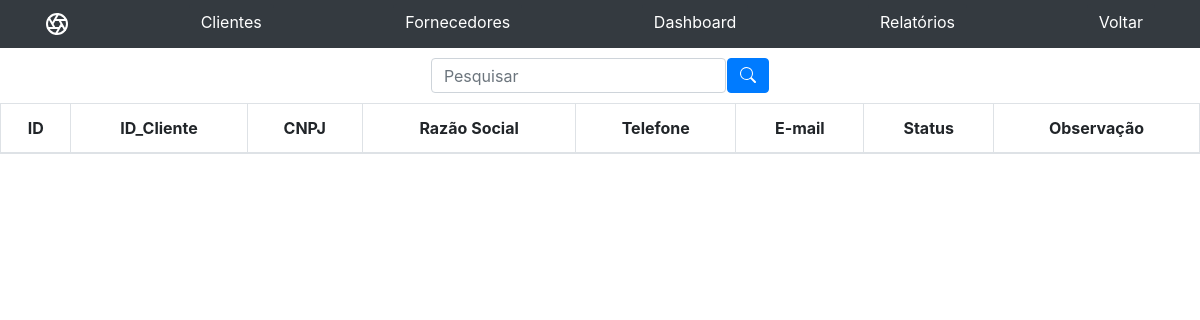
/diretor/view.listaC.php, run on an earlier commit of the app's database.
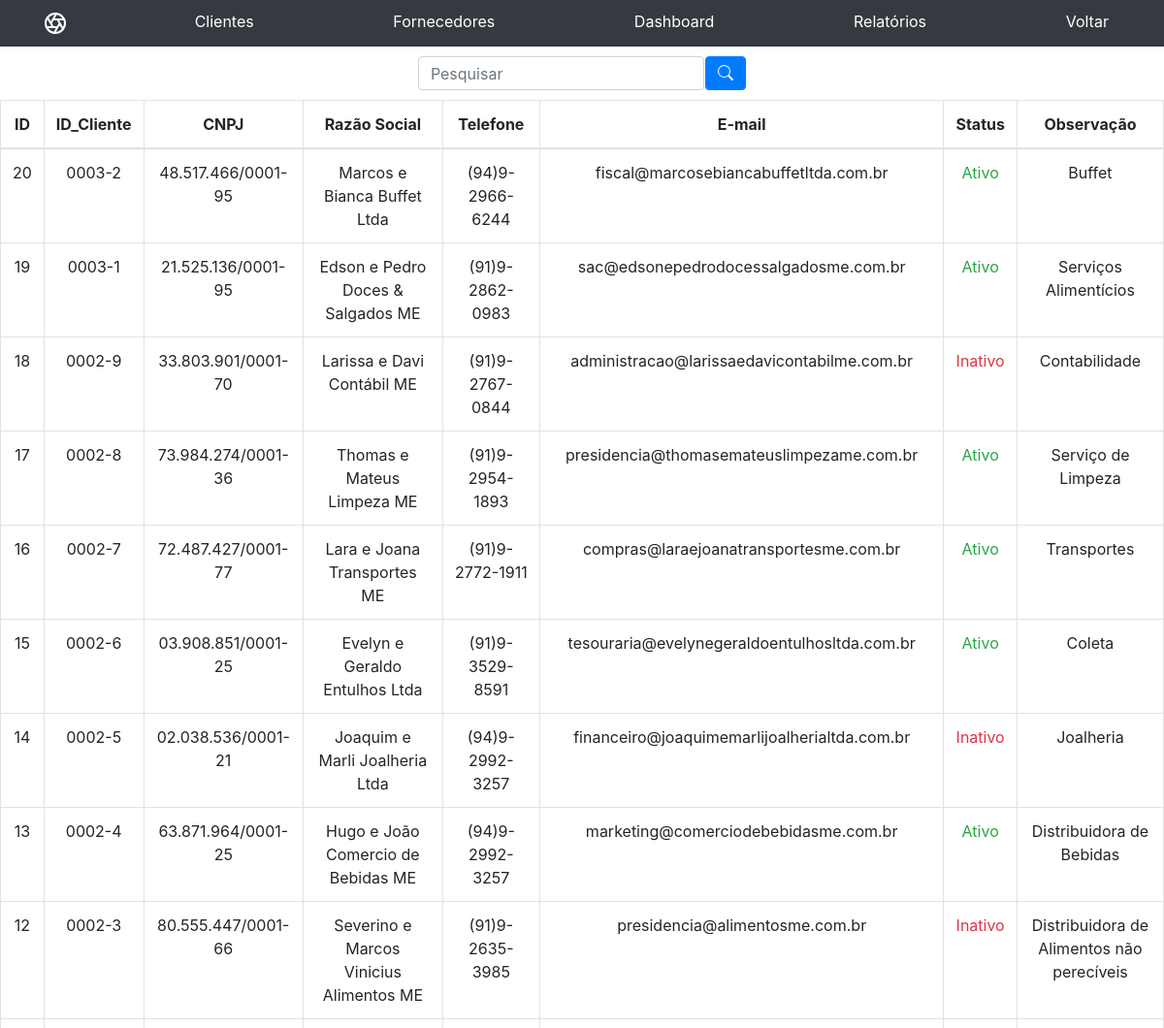
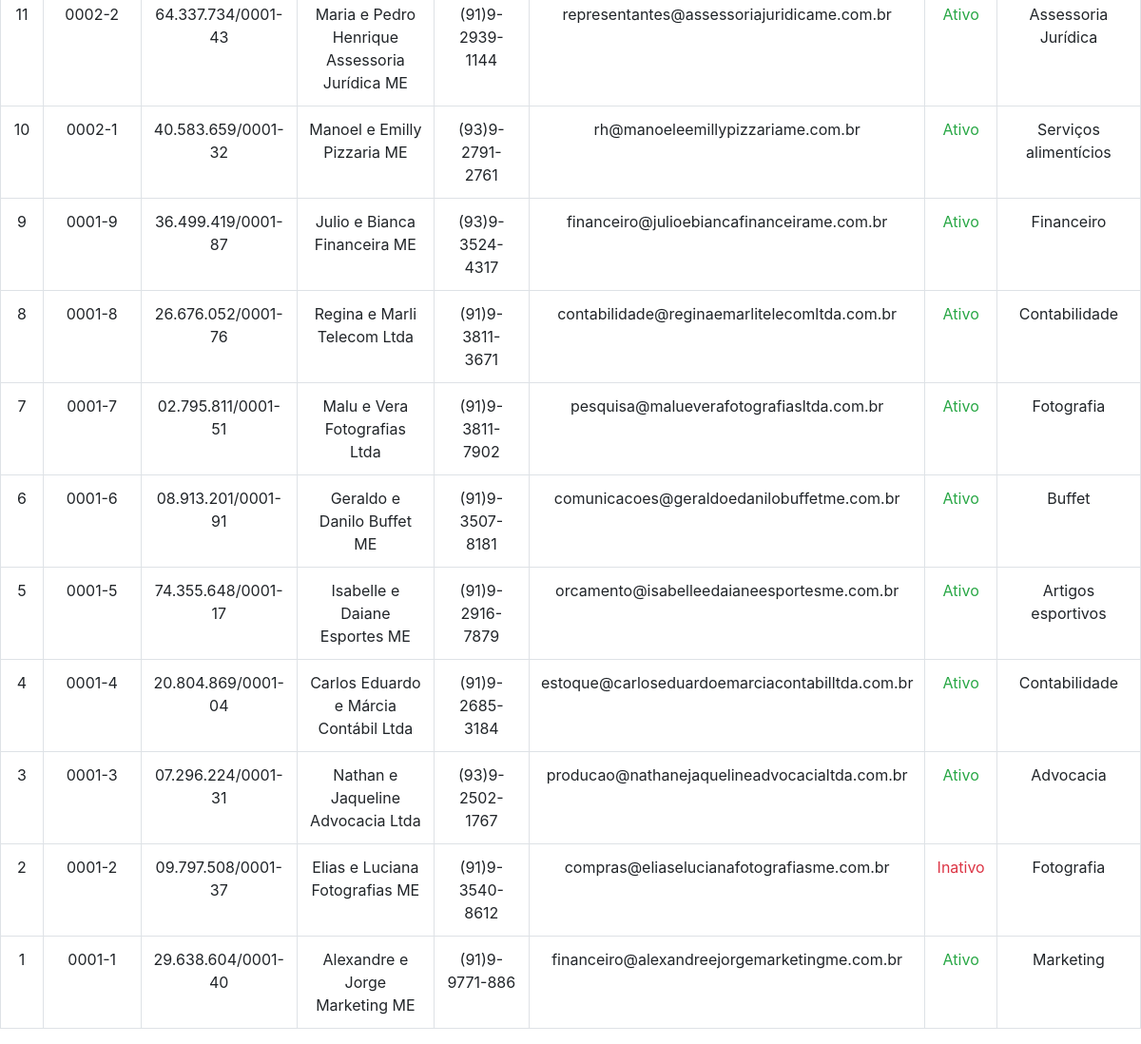
And on a later commit of the database (2 pictures, top to bottom).
### tables this page shows
CREATE TABLE `cliente` (
  `id` int NOT NULL AUTO_INCREMENT,
  `id_cliente` varchar(45) NOT NULL,
  `cnpj` varchar(20) NOT NULL,
  `razao_social` varchar(110) NOT NULL,
  `telefone` varchar(15) NOT NULL,
  `email` varchar(110) NOT NULL,
  `rua` varchar(110) NOT NULL,
  `bairro` varchar(110) NOT NULL,
  `cidade` varchar(110) NOT NULL,
  `cep` varchar(12) NOT NULL,
  `obs` varchar(250) NOT NULL,
  `status_cliente` varchar(45) NOT NULL,
  PRIMARY KEY (`id`,`cnpj`,`id_cliente`)
);

### diretor/view.listaC.php (the view, shortened to what this page needs)
<?php
    include_once('config.php');
    if(!empty($_GET['search'])){
      $data = $_GET['search'];
      $sql = "SELECT * FROM formulario.cliente WHERE id LIKE '%$data%' or id_cliente LIKE '%$data%' or razao_social LIKE '%$data%' ORDER BY id DESC";
    }else{
      $sql = "SELECT * FROM formulario.cliente ORDER BY id DESC";
    }
    $result = $conexao->query($sql);
?>
<!DOCTYPE HTML>
<html lang="pt-br">
<head>
    <link rel="stylesheet" href="https://cdn.jsdelivr.net/npm/bootstrap@4.0.0/dist/css/bootstrap.min.css">
</head>
<header class="site-header sticky-top py-1 bg-dark text-white ">
        <nav class="container d-flex flex-column flex-md-row justify-content-between bg-dark">
         <a style="color:white;" class="py-2" href="view.diretor.php" aria-label="Product">
        </a>
          <a style="border: none" class="btn btn-secondary bg-dark" href="view.listaC.php">Clientes</a>
          <a style="border: none" class="btn btn-secondary bg-dark" href="view.listaF.php">Fornecedores</a>
          <a style="border: none" class="btn btn-secondary bg-dark" href="index.php">Dashboard</a>
          <a style="border: none" class="btn btn-secondary bg-dark" href="relatorio_os.php">Relatórios</a>
          <a style="border: none" class="btn btn-secondary bg-dark" href="view.diretor.php">Voltar</a>
        </nav>
      </header>
<body>
      <div class="box-search">
          <input type="search" class="form-control w-25" placeholder="Pesquisar" id="pesquisar">
          <button class="btn btn-primary bt-sm" onclick="searchData()">
          </button>
      </div>
      <table class="table table-bordered table-hover" style="text-align: center;">
        <thead>
          <tr>
            <th scope="col">ID</th>
            <th scope="col">ID_Cliente</th>
            <th scope="col">CNPJ</th>
            <th scope="col">Razão Social</th>
            <th scope="col">Telefone</th>
            <th scope="col">E-mail</th>
            <th scope="col">Status</th>
            <th scope="col">Observação</th>
          </tr>
        </thead>
        <tbody>
        <?php
                        while($user_data = mysqli_fetch_assoc($result)){
                            echo "<tr>";
                            echo "<td>$user_data[id]</td>";
                            echo "<td>$user_data[id_cliente]</td>";
                            echo "<td>$user_data[cnpj]</td>";
                            echo "<td>$user_data[razao_social]</td>";
                            echo "<td>$user_data[telefone]</td>";
                            echo "<td>$user_data[email]</td>";
                            if($user_data['status_cliente'] == "Ativo"){
                              echo "<td class='text-success'>$user_data[status_cliente]</td>";
                              echo "<td>$user_data[obs]</td>";
                           }else{
                             echo "<td class='text-danger'>$user_data[status_cliente]</td>";
                             echo "<td>$user_data[obs]</td>";
                           }
                        }
                    ?>
        </tbody>
      </table>
  </body>
</html>

What changed in the data, as far as the page shows it:
added cliente: id "20", id_cliente "0003-2", cnpj "48.517.466/0001-95", razao_social "Marcos e Bianca Buffet Ltda", telefone "(94)9-2966-6244", email "fiscal@marcosebiancabuffetltda.com.br", status_cliente "Ativo", obs "Buffet"
added cliente: id "19", id_cliente "0003-1", cnpj "21.525.136/0001-95", razao_social "Edson e Pedro Doces & Salgados ME", telefone "(91)9-2862-0983", email "sac@edsonepedrodocessalgadosme.com.br", status_cliente "Ativo", obs "Serviços Alimentícios"
added cliente: id "18", id_cliente "0002-9", cnpj "33.803.901/0001-70", razao_social "Larissa e Davi Contábil ME", telefone "(91)9-2767-0844", email "administracao@larissaedavicontabilme.com.br", status_cliente "Inativo", obs "Contabilidade"
added cliente: id "17", id_cliente "0002-8", cnpj "73.984.274/0001-36", razao_social "Thomas e Mateus Limpeza ME", telefone "(91)9-2954-1893", email "presidencia@thomasemateuslimpezame.com.br", status_cliente "Ativo", obs "Serviço de Limpeza"
added cliente: id "16", id_cliente "0002-7", cnpj "72.487.427/0001-77", razao_social "Lara e Joana Transportes ME", telefone "(91)9-2772-1911", email "compras@laraejoanatransportesme.com.br", status_cliente "Ativo", obs "Transportes"
added cliente: id "15", id_cliente "0002-6", cnpj "03.908.851/0001-25", razao_social "Evelyn e Geraldo Entulhos Ltda", telefone "(91)9-3529-8591", email "tesouraria@evelynegeraldoentulhosltda.com.br", status_cliente "Ativo", obs "Coleta"
added cliente: id "14", id_cliente "0002-5", cnpj "02.038.536/0001-21", razao_social "Joaquim e Marli Joalheria Ltda", telefone "(94)9-2992-3257", email "financeiro@joaquimemarlijoalherialtda.com.br", status_cliente "Inativo", obs "Joalheria"
added cliente: id "13", id_cliente "0002-4", cnpj "63.871.964/0001-25", razao_social "Hugo e João Comercio de Bebidas ME", telefone "(94)9-2992-3257", email "marketing@comerciodebebidasme.com.br", status_cliente "Ativo", obs "Distribuidora de Bebidas"
added cliente: id "12", id_cliente "0002-3", cnpj "80.555.447/0001-66", razao_social "Severino e Marcos Vinicius Alimentos ME", telefone "(91)9-2635-3985", email "presidencia@alimentosme.com.br", status_cliente "Inativo", obs "Distribuidora de Alimentos não perecíveis"
added cliente: id "11", id_cliente "0002-2", cnpj "64.337.734/0001-43", razao_social "Maria e Pedro Henrique Assessoria Jurídica ME", telefone "(91)9-2939-1144", email "representantes@assessoriajuridicame.com.br", status_cliente "Ativo", obs "Assessoria Jurídica"
added cliente: id "10", id_cliente "0002-1", cnpj "40.583.659/0001-32", razao_social "Manoel e Emilly Pizzaria ME", telefone "(93)9-2791-2761", email "rh@manoeleemillypizzariame.com.br", status_cliente "Ativo", obs "Serviços alimentícios"
added cliente: id "9", id_cliente "0001-9", cnpj "36.499.419/0001-87", razao_social "Julio e Bianca Financeira ME", telefone "(93)9-3524-4317", email "financeiro@julioebiancafinanceirame.com.br", status_cliente "Ativo", obs "Financeiro"
added cliente: id "8", id_cliente "0001-8", cnpj "26.676.052/0001-76", razao_social "Regina e Marli Telecom Ltda", telefone "(91)9-3811-3671", email "contabilidade@reginaemarlitelecomltda.com.br", status_cliente "Ativo", obs "Contabilidade"
added cliente: id "7", id_cliente "0001-7", cnpj "02.795.811/0001-51", razao_social "Malu e Vera Fotografias Ltda", telefone "(91)9-3811-7902", email "pesquisa@malueverafotografiasltda.com.br", status_cliente "Ativo", obs "Fotografia"
added cliente: id "6", id_cliente "0001-6", cnpj "08.913.201/0001-91", razao_social "Geraldo e Danilo Buffet ME", telefone "(91)9-3507-8181", email "comunicacoes@geraldoedanilobuffetme.com.br", status_cliente "Ativo", obs "Buffet"
added cliente: id "5", id_cliente "0001-5", cnpj "74.355.648/0001-17", razao_social "Isabelle e Daiane Esportes ME", telefone "(91)9-2916-7879", email "orcamento@isabelleedaianeesportesme.com.br", status_cliente "Ativo", obs "Artigos esportivos"
added cliente: id "4", id_cliente "0001-4", cnpj "20.804.869/0001-04", razao_social "Carlos Eduardo e Márcia Contábil Ltda", telefone "(91)9-2685-3184", email "estoque@carloseduardoemarciacontabilltda.com.br", status_cliente "Ativo", obs "Contabilidade"
added cliente: id "3", id_cliente "0001-3", cnpj "07.296.224/0001-31", razao_social "Nathan e Jaqueline Advocacia Ltda", telefone "(93)9-2502-1767", email "producao@nathanejaquelineadvocacialtda.com.br", status_cliente "Ativo", obs "Advocacia"
added cliente: id "2", id_cliente "0001-2", cnpj "09.797.508/0001-37", razao_social "Elias e Luciana Fotografias ME", telefone "(91)9-3540-8612", email "compras@eliaselucianafotografiasme.com.br", status_cliente "Inativo", obs "Fotografia"
added cliente: id "1", id_cliente "0001-1", cnpj "29.638.604/0001-40", razao_social "Alexandre e Jorge Marketing ME", telefone "(91)9-9771-886", email "financeiro@alexandreejorgemarketingme.com.br", status_cliente "Ativo", obs "Marketing"
